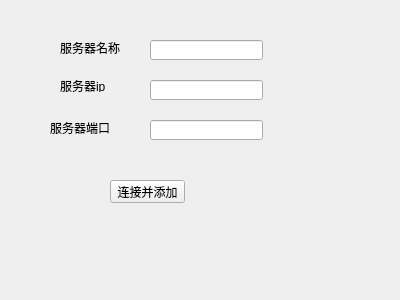
<?xml version="1.0" encoding="UTF-8"?>
<ui version="4.0">
 <class>addServer</class>
 <widget class="QWidget" name="addServer">
  <property name="geometry">
   <rect>
    <x>0</x>
    <y>0</y>
    <width>400</width>
    <height>300</height>
   </rect>
  </property>
  <property name="sizePolicy">
   <sizepolicy hsizetype="Fixed" vsizetype="Fixed">
    <horstretch>0</horstretch>
    <verstretch>0</verstretch>
   </sizepolicy>
  </property>
  <property name="windowTitle">
   <string>Form</string>
  </property>
  <widget class="QLabel" name="label_name">
   <property name="geometry">
    <rect>
     <x>60</x>
     <y>40</y>
     <width>61</width>
     <height>16</height>
    </rect>
   </property>
   <property name="text">
    <string>服务器名称</string>
   </property>
  </widget>
  <widget class="QLabel" name="label_ip">
   <property name="geometry">
    <rect>
     <x>60</x>
     <y>80</y>
     <width>54</width>
     <height>12</height>
    </rect>
   </property>
   <property name="text">
    <string>服务器ip</string>
   </property>
  </widget>
  <widget class="QLabel" name="label_port">
   <property name="geometry">
    <rect>
     <x>50</x>
     <y>120</y>
     <width>61</width>
     <height>16</height>
    </rect>
   </property>
   <property name="text">
    <string>服务器端口</string>
   </property>
  </widget>
  <widget class="QLineEdit" name="lineservername">
   <property name="geometry">
    <rect>
     <x>150</x>
     <y>40</y>
     <width>113</width>
     <height>20</height>
    </rect>
   </property>
  </widget>
  <widget class="QLineEdit" name="line_serverip">
   <property name="geometry">
    <rect>
     <x>150</x>
     <y>80</y>
     <width>113</width>
     <height>20</height>
    </rect>
   </property>
  </widget>
  <widget class="QLineEdit" name="lineEdit_3">
   <property name="geometry">
    <rect>
     <x>150</x>
     <y>120</y>
     <width>113</width>
     <height>20</height>
    </rect>
   </property>
  </widget>
  <widget class="QPushButton" name="Buttonconn">
   <property name="geometry">
    <rect>
     <x>110</x>
     <y>180</y>
     <width>75</width>
     <height>23</height>
    </rect>
   </property>
   <property name="text">
    <string>连接并添加</string>
   </property>
  </widget>
 </widget>
 <resources/>
 <connections/>
</ui>
